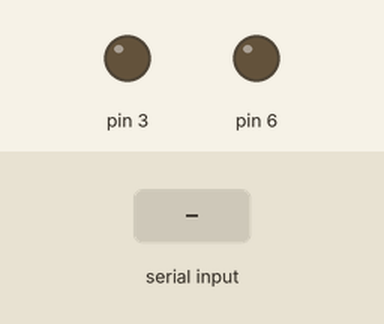
The sketch below on a simulated Arduino Uno, built with avr-gcc and run on an emulated ATmega328P. Shown: output pins drawn as LEDs (lit = HIGH). Dashed ring = blinking. Inputs (shaded band) come from the test bench. What the sketch prints to the serial monitor is not drawn.

Above: at 1.2 s.
1.3 s: "90,45\n" received over Serial
At 1.7 s:
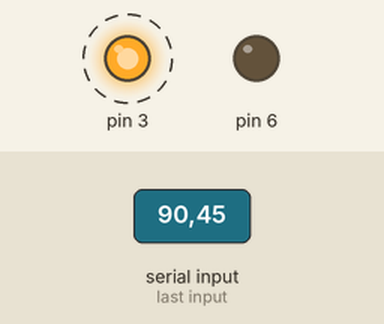
4.3 s: "30,150\n" received over Serial
At 5.7 s:
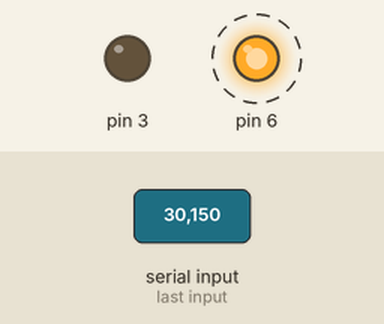
Timing chart, 0 to 11.3 s (numbered marks = the images above; inputs shaded):
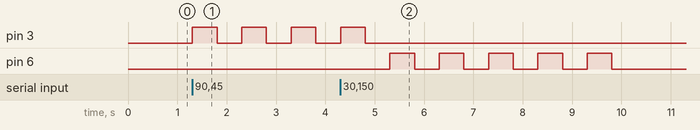

The sketch:

prb06.ino
```cpp
void setup() {
  // put your setup code here, to run once:
  pinMode(3, OUTPUT);
  pinMode(6, OUTPUT);

  Serial.begin(9600);
}

void loop() {
  // put your main code here, to run repeatedly:
  Serial.print("Enter a 3-Digit integer: ");
  while (Serial.available() == 0) {}
  int a = Serial.parseInt();

  int A3 = (a / 100);
  int A2 = (a / 10) % 10;
  int A1 = (a % 10);

  if (A3 > A1) {
    for (int i = 0; i < A2; i++) {
      digitalWrite(6, HIGH);
      delay(500);
      digitalWrite(6, LOW);
      delay(500);
    }
    digitalWrite(3, LOW);
  }

  else if (A3 < A1) {
    for (int i = 0; i < A2; i++) {
      digitalWrite(3, HIGH);
      delay(500);
      digitalWrite(3, LOW);
      delay(500);
    }
    digitalWrite(6, LOW);

  }

  else if (A3 == A1) {

    digitalWrite(6, LOW);

    digitalWrite(3, LOW);
  }
}
```

Measured:
- after the input at 1.3 s, pin 3: alternates HIGH for 0.50 s and LOW for 0.50 s, starting at once
- after the input at 4.3 s, pin 6: alternates HIGH for 0.50 s and LOW for 0.50 s, 10 changes in all, then stays LOW, starting after 1.0 s
